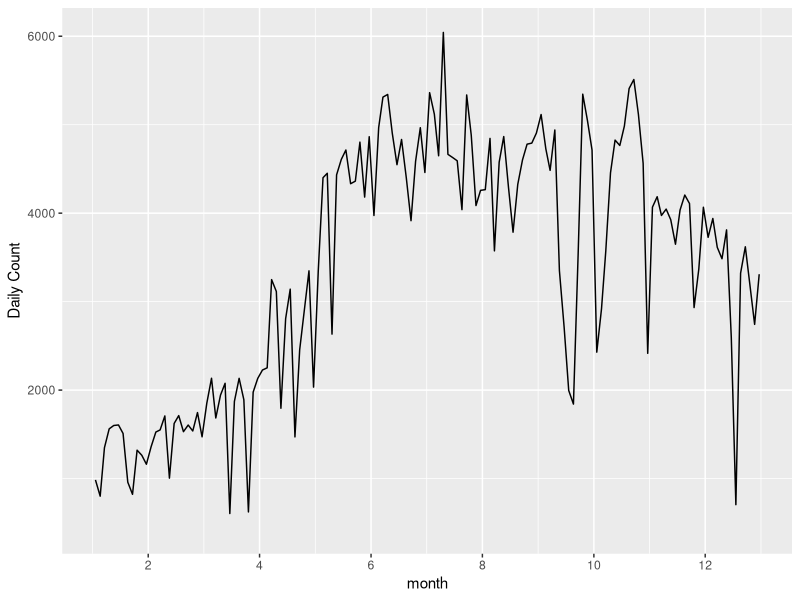
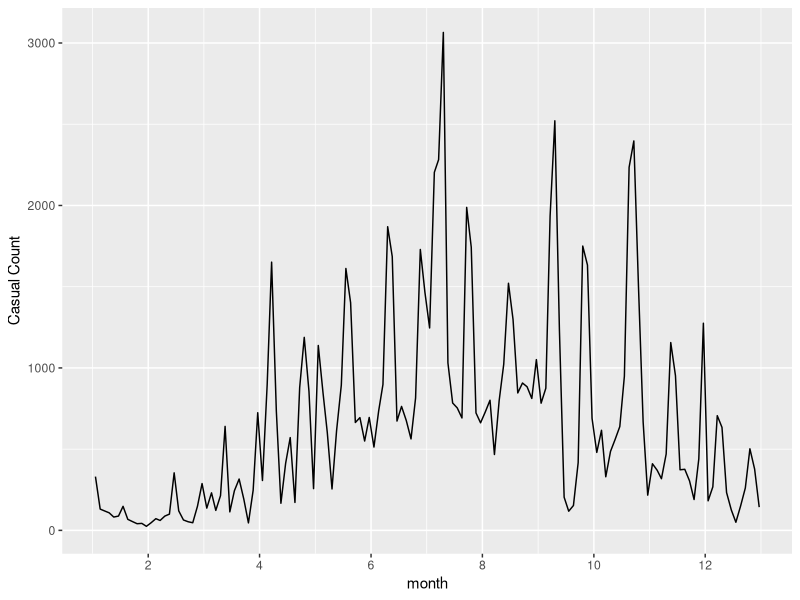
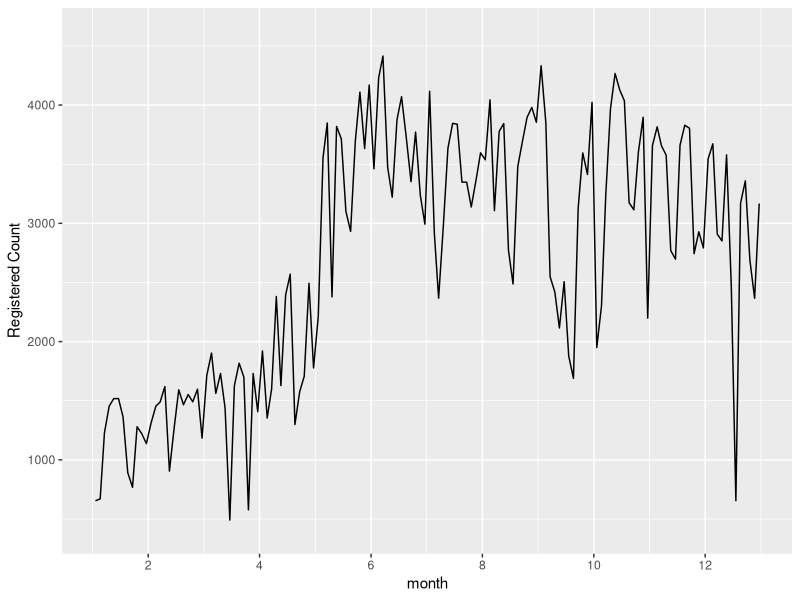
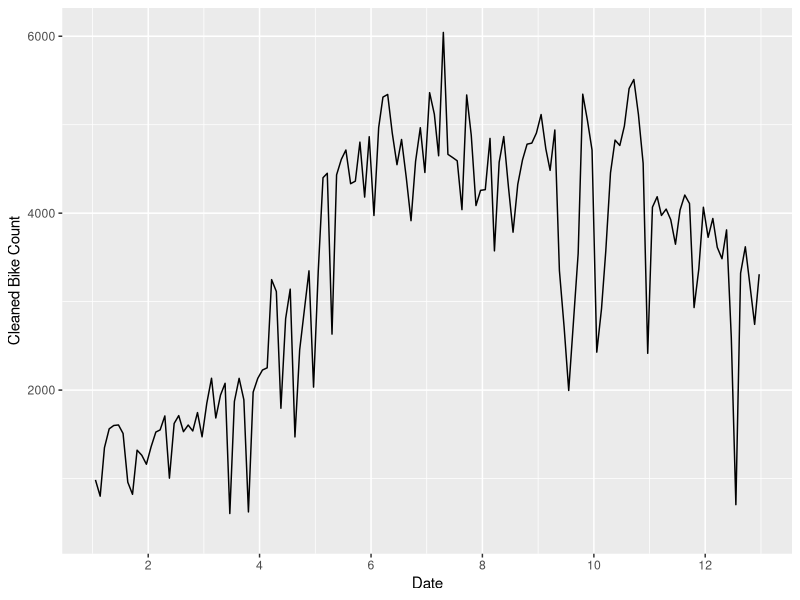
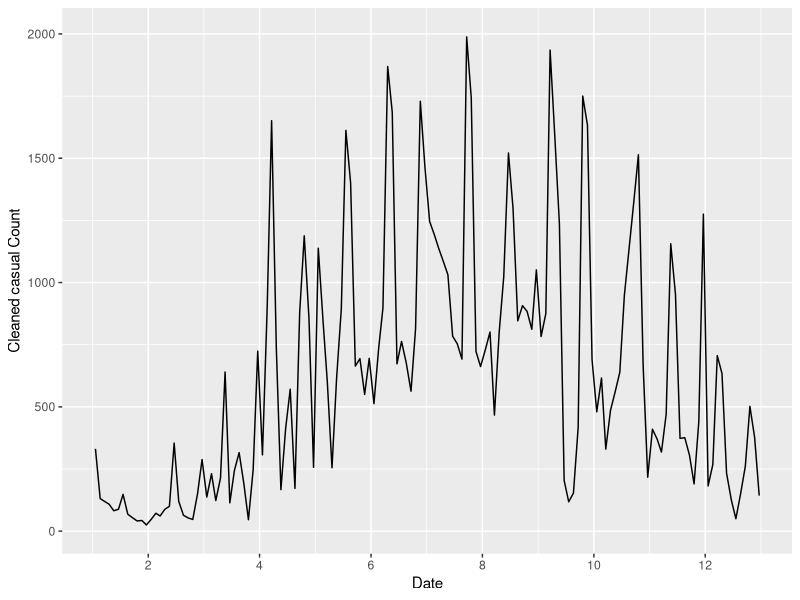
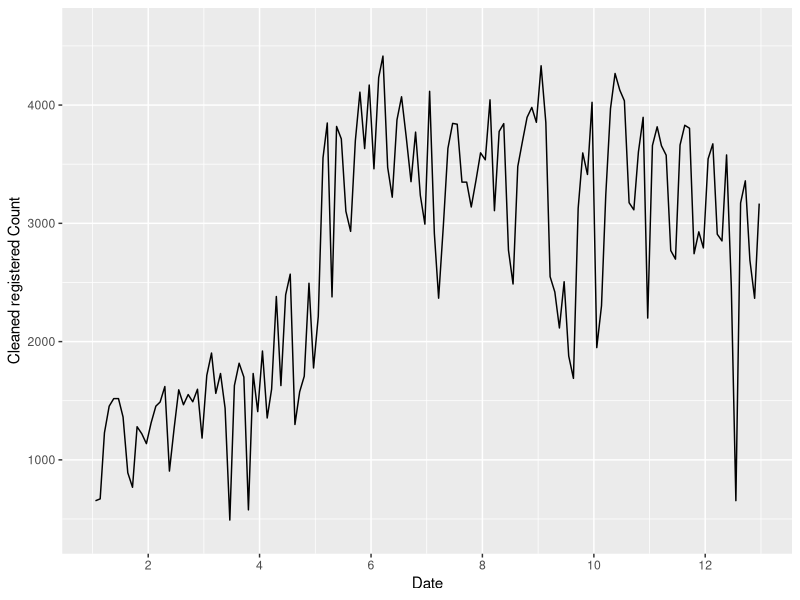
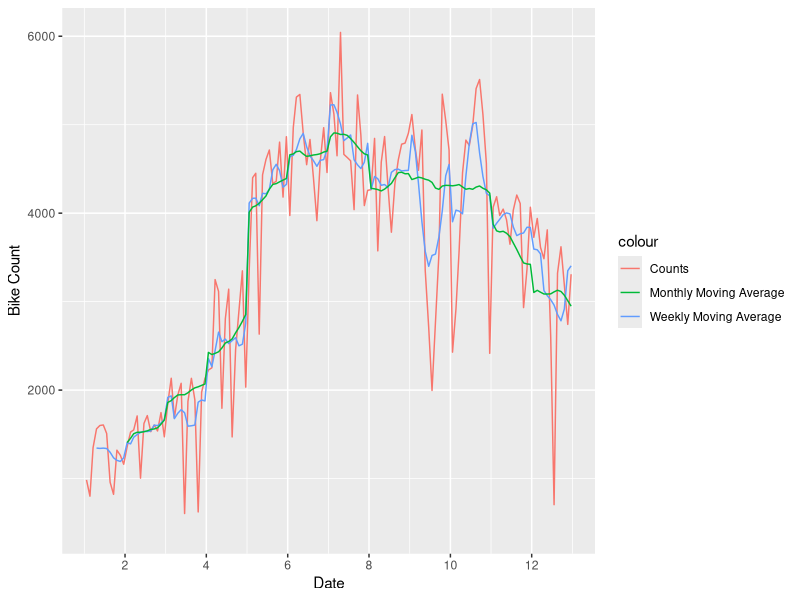
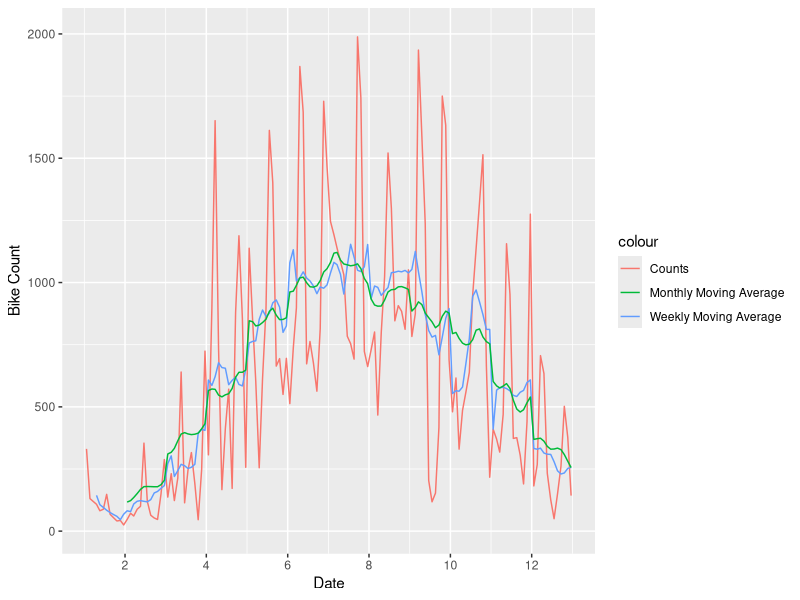

R code for these plots, in order: (Note: this script raises an error after producing the figures.)
#install.packages(c('ggplot2', 'forecast','tseries'))
library('ggplot2')
library('forecast')
library('tseries')
#setwd('C:/Users/Kriti Srivastava/Desktop/Bike-Sharing-Dataset')
#setwd('D:/NUS/DataAnalytics/Assignments/Barry')

daily_data = read.csv('./Bikeshare_Train.csv', header=TRUE, stringsAsFactors=FALSE)
daily_data$Date = as.Date(daily_data$dteday)
# Plot for cnt
ggplot(daily_data, aes(Date, cnt)) + geom_line() + scale_x_date('month')  + ylab("Daily Count") +
  xlab("")

#Plot for Casual
ggplot(daily_data, aes(Date, casual)) + geom_line() + scale_x_date('month')  + ylab("Casual Count") +
  xlab("")

#Plot for Registered
ggplot(daily_data, aes(Date, registered)) + geom_line() + scale_x_date('month')  + ylab("Registered Count") +
  xlab("")

#To timeseries
count_ts = ts(daily_data[, c('cnt')])
casual_ts = ts(daily_data[, c('casual')])
registered_ts = ts(daily_data[, c('registered')])

#Cleaning
daily_data$clean_cnt = tsclean(count_ts)
ggplot() +
  geom_line(data = daily_data, aes(x = Date, y = clean_cnt)) + ylab('Cleaned Bike Count')

daily_data$clean_casual_cnt = tsclean(casual_ts)
ggplot() +
  geom_line(data = daily_data, aes(x = Date, y = clean_casual_cnt)) + ylab('Cleaned casual Count')

daily_data$clean_registered_cnt = tsclean(registered_ts)
ggplot() +
  geom_line(data = daily_data, aes(x = Date, y = clean_registered_cnt)) + ylab('Cleaned registered Count')

#weekly MA
daily_data$cnt_ma = ma(daily_data$clean_cnt, order=7) # using the clean count with no outliers
daily_data$cnt_casual_ma = ma(daily_data$clean_casual_cnt, order=7) # using the clean count with no outliers
daily_data$cnt_registered_ma = ma(daily_data$clean_registered_cnt, order=7) # using the clean count with no outliers


#monthly MA
daily_data$cnt_ma30 = ma(daily_data$clean_cnt, order=30)
#monthly MA for casual
daily_data$cnt_casual_ma30 = ma(daily_data$clean_casual_cnt, order=30)
#monthly MA for casual
daily_data$cnt_registered_ma30 = ma(daily_data$clean_registered_cnt, order=30)

#Overlay for all counts
ggplot() +
  geom_line(data = daily_data, aes(x = Date, y = clean_cnt, colour = "Counts")) +
  geom_line(data = daily_data, aes(x = Date, y = cnt_ma,   colour = "Weekly Moving Average"))  +
  geom_line(data = daily_data, aes(x = Date, y = cnt_ma30, colour = "Monthly Moving Average"))  +
  ylab('Bike Count')


ggplot() +
  geom_line(data = daily_data, aes(x = Date, y = clean_casual_cnt, colour = "Counts")) +
  geom_line(data = daily_data, aes(x = Date, y = cnt_casual_ma,   colour = "Weekly Moving Average"))  +
  geom_line(data = daily_data, aes(x = Date, y = cnt_casual_ma30, colour = "Monthly Moving Average"))  +
  ylab('Bike Count')


ggplot() +
  geom_line(data = daily_data, aes(x = Date, y = clean_registered_cnt, colour = "Counts")) +
  geom_line(data = daily_data, aes(x = Date, y = cnt_registered_ma,   colour = "Weekly Moving Average"))  +
  geom_line(data = daily_data, aes(x = Date, y = cnt_registered_ma30, colour = "Monthly Moving Average"))  +
  ylab('Bike Count')

daily_data$newcnt = daily_data$cnt_casual_ma + daily_data$cnt_registered_ma

#############Old_Code######################################
# count_ma = ts(na.omit(daily_data$cnt_ma), frequency=30)
# decomp = stl(count_ma, s.window="periodic")
# deseasonal_cnt <- seasadj(decomp)
# plot(decomp)
###########################################################

count_ma = ts(na.omit(daily_data$newcnt), frequency=30)
decomp = stl(count_ma, s.window="periodic")
deseasonal_cnt <- seasadj(decomp)
plot(decomp)


# Computes the Augmented Dickey-Fuller test for the null that x has a unit root.
# 
# Usage
# 
# adf.test(x, alternative = c("stationary", "explosive"),
#          k = trunc((length(x)-1)^(1/3)))

adf.test(count_ma, alternative = "stationary")
acf = Acf(count_ma, main='')
pacf = Pacf(count_ma, main='')
plot(acf)
plot(pacf)
count_d1 = diff(deseasonal_cnt, differences = 1)
plot(count_d1)
adf.test(count_d1, alternative = "stationary")
acf1 = Acf(count_d1, main='ACF for Differenced Series')

pacf1 = Pacf(count_d1, main='PACF for Differenced Series')
plot(acf1)
plot(pacf1)

auto.arima(deseasonal_cnt, seasonal=FALSE)
fit<-auto.arima(deseasonal_cnt, seasonal=FALSE)
tsdisplay(residuals(fit), lag.max=45, main='(1,1,1) Model Residuals')



seas_fcast <- forecast(fit, h=366)
forecast_df <- as.data.frame(seas_fcast)
point_estimate <- forecast_df['Point Forecast']
test_bike_data <- read.csv("Bikeshare_Test.csv")
summary(test_bike_data)
min(forecast_df$`Point Forecast`, test_bike_data$cnt)
length(test_bike_data$cnt)
length(forecast_df$`Point Forecast`)
head(forecast_df$`Point Forecast`, 50)
head(test_bike_data$cnt,50)
Total_revenue <- sum(pmin(forecast_df$`Point Forecast`, test_bike_data$cnt)*3)
Total_revenue
Total_cost<-sum(forecast_df$`Point Forecast`*2)
Total_cost
Profit=Total_revenue-Total_cost
Profit
str(forecast_df)
# head(as.data.frame(seas_fcast3),10)
# plot(as.data.frame(seas_fcast3))

#################################################

fit2 = arima(deseasonal_cnt, order=c(2,1,7))
tsdisplay(residuals(fit2), lag.max=45, main='(2,1,7) Model Residuals')

fit2
seas_fcast2 <- forecast(fit2, h=366)
plot(seas_fcast2)

forecast_df2 <- as.data.frame(seas_fcast2)
point_estimate2 <- forecast_df2['Point Forecast']
test_bike_data <- read.csv("Bikeshare_Test.csv")
summary(test_bike_data)
#min(forecast_df2$`Point Forecast`, test_bike_data$cnt)

Total_revenue <- sum(pmin(forecast_df2$`Point Forecast`, test_bike_data$cnt)*3)
Total_revenue
Total_cost<-sum(forecast_df2$`Point Forecast`*2)
Total_cost
Profit=Total_revenue-Total_cost
Profit


################
fcast <- forecast(fit2, h=30)
plot(fcast)
hold <- window(ts(deseasonal_cnt), start=700)
fit_no_holdout = arima(ts(deseasonal_cnt[-c(700:725)]), order=c(1,1,7))
fcast_no_holdout <- forecast(fit_no_holdout,h=25)
plot(fcast_no_holdout, main=" ")
lines(ts(deseasonal_cnt))
fit_w_seasonality = auto.arima(deseasonal_cnt, seasonal=TRUE)
fit_w_seasonality
seas_fcast <- forecast(fit_w_seasonality, h=366)
plot(seas_fcast)



write.csv(daily_data, "forothertool.csv", row.names = FALSE )
